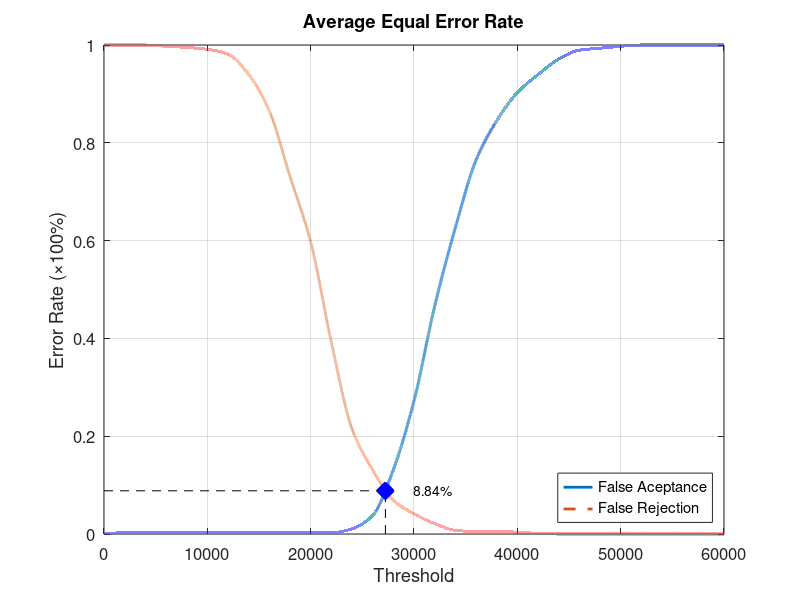
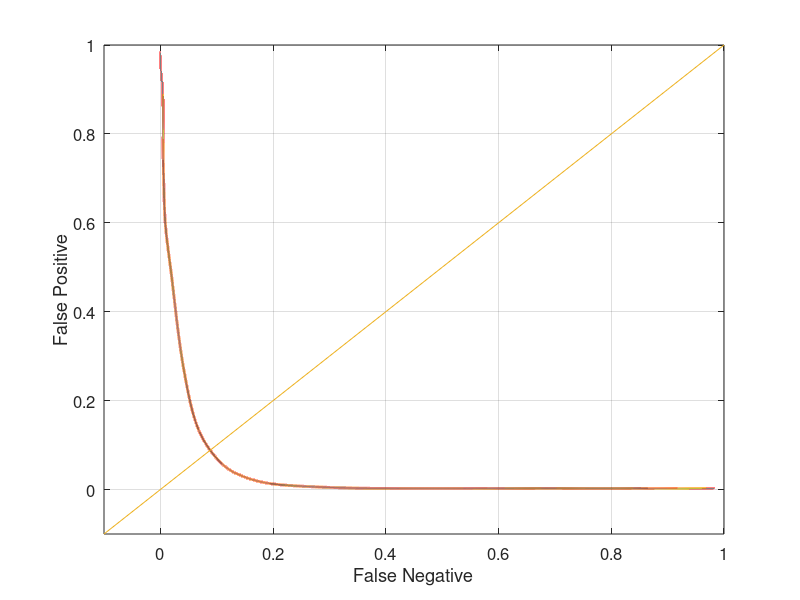

Write MATLAB code to recreate these figures, in order.
function yEER = Experiment5Average
close all;
clear;
clc;
x = 0:2000:60000;
xq = 0:0.5:60000;

y0 = [0 0.00263158 0.00263158 0.00263158 0.00263158 0.00263158 0.00263158 0.00263158 0.00263158 0.00263158 0.00263158 0.00263158 0.0105263 0.0381579 0.131579 0.272368 0.465789 0.626316 0.764474 0.844737 0.902632 0.939474 0.971053 0.989474 0.993421 0.997368 1 1 1 1 1];
yy0 = interp1(x, y0, xq, 'pchip');
y1 = [1 1 1 0.9975 0.995 0.99125 0.98125 0.94 0.865 0.73125 0.5975 0.3925 0.215 0.13125 0.06875 0.04125 0.02125 0.0075 0.005 0.005 0.00375 0.00125 0 0 0 0 0 0 0 0 0];
yy1 = interp1(x, y1, xq, 'pchip');

% Calculating EER: 
y2 = abs(y0 - y1);
find(y2 == min(y2))
yy2 = abs(yy0 - yy1);
xEER = find(yy2 == min(yy2));
xEERIndex = xq(xEER) % X-axis EER
yEER = yy0(xEER) % Y-axis EER

main = figure
plot(xq, yy0,'-','LineWidth', 2);	hold on
plot(xq, yy1,'--','LineWidth', 2);	hold on
plot([xEERIndex xEERIndex], [0 yEER], 'k--');	hold on
plot([0 xEERIndex], [yEER yEER], 'k--');	hold on
plot(xEERIndex, yEER, 'bx', 'LineWidth', 10);	hold on
text(xEERIndex + 10 * xEERIndex / 100, yEER, [num2str(round((10000 * yEER)) / 100) '%'])
legend('False Aceptance', 'False Rejection', 'Location', 'SouthEast')
xlabel('Threshold')
ylabel('Error Rate (\times100%)')
title('Average Equal Error Rate')
set(gca, 'FontSize', 12)
axis([0 60000 0 1])
grid on

print(main, 'Experiment5AverageMain', '-dpng');
FNRxFPR = figure('Color', [1 1 1]);
plot(yy1, yy0, '-', yy1, yy0, 'LineWidth', 2);
hold on
y = -0.1:0.1:1
plot(y, y); 
set(gca, 'FontSize', 12)
xlabel('False Negative')
ylabel('False Positive')
axis([-0.1 1 -0.1 1])
set(gca, 'FontSize', 12)
grid on

print(FNRxFPR, 'Experiment5AverageFNRxFPR','-dpng');
end
